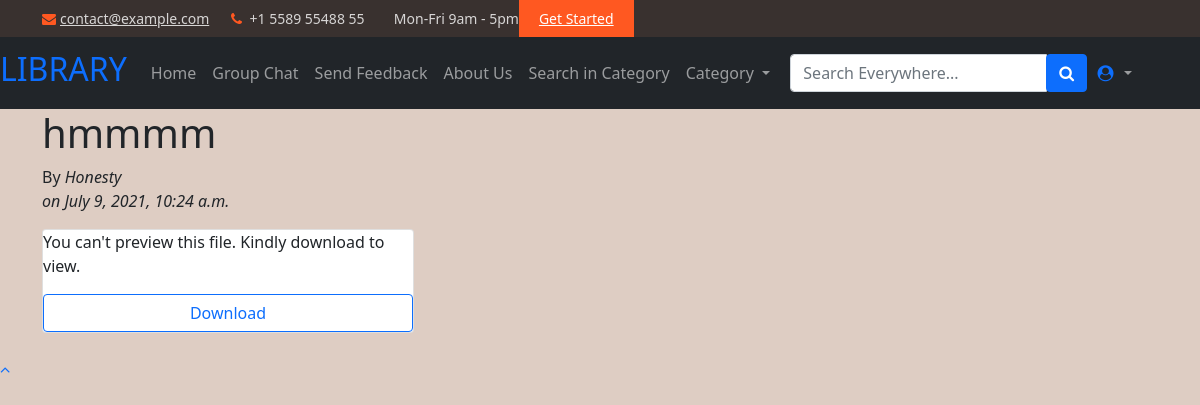
Page /user/hmmmm/ on the committed database.
### library/models.py (models this page shows, shortened)
class Post(models.Model):
    title = models.CharField(max_length=200)
    slug = models.SlugField(max_length=250, unique_for_date='published_date')
    author = models.ForeignKey(get_user_model(), on_delete=models.CASCADE, related_name='library_posts', blank=True, null=True)
    category = models.ForeignKey(Category, on_delete=models.PROTECT, default=1)
    desc = models.CharField(max_length=1000)
    file = models.FileField(upload_to=user_directory_path, null=True, blank=True)
    status = models.CharField(max_length=1, choices=choices, default='p')
    published_date = models.DateTimeField(default=timezone.now)
    def extension(self):
        name, extension = os.path.splitext(self.file.name)
        return extension
    class Meta:
        ordering = ('-published_date',)

### users/models.py (models this page shows)
class CustomUser(AbstractUser):
    is_admin = models.BooleanField(default=False)
    is_publisher = models.BooleanField(default=False)
    is_user = models.BooleanField(default=False)
    email = models.EmailField(_('email address'), unique=True)
    USERNAME_FIELD = 'email'
    REQUIRED_FIELDS = []
    objects = CustomUserManager()
    class Meta:
        swappable = 'AUTH_USER_MODEL'
    def __str__(self):
        return self.username

### library/views.py (the view)
# urls.py: path('user/<slug:slug>/', user_detail, name='user_detail'),
def user_detail(request, slug):
	post = get_object_or_404(Post, slug=slug)
	return render(request, 'library/user/detail.html', {'post': post})

### library/views.py (called while the page is built)
def category_list(request):
    category_list = Category.objects.exclude(name='Default')
    context =  {'category_list': category_list,}
    return context

### library/templates/library/user/detail.html (shortened to what this page needs)
{% extends 'library/user/base.html' %}
  {%  block content %}
<div class="container col-md-12 ml-20">
  <div class="col-12"><h1>{{ post.title }}</h1></a></div>
<div class="col-12"><p>{{ post.dec|safe}}
    By <i>{{ post.author }}</i> <br> <em> on {{ post.published_date }}</em>
    </p>
    <div class="col-md-4">
    <div class="card mb-4 box-shadow">
          {% if post.file %}
            {% if post.extension == '.jpg' or post.extension == '.jpeg' or post.extension == '.png' or post.extension == '.gif' or post.extension == '.webp' %}
              <img src="{{ post.file.url }}" alt="{{ post.title}}"  height="370px">
            {% elif post.extension == '.zip' or post.extension == '.7z' or post.extension == '.doc' or post.extension == '.pdf' or post.extension == '.txt' or post.extension == '.xls' or post.extension == '.csv' %}
              <p>You can't preview this file. Kindly download to view.</p>
            <a href="{{ post.file.url }}" class="btn btn-outline-primary" download>Download</a>
            {% else %}
                <span>File type not recognized</span>
            {% endif %}
          {% else %}
            <span class="text-muted">No content</span>
          {% endif %}
    </div>
    </div>
</div>
</div>
{%  endblock content %}

### library/static/library/css/master.css (style rules this page uses)
html { scroll-behavior: smooth; }

### library/static/library/css/mystyle.css (style rules this page uses)
html,body { background-size: cover; background-repeat: no-repeat; height: 100%; font-family: 'Numans', sans-serif; }

### rows in the picture
Post: title "hmmmm", author "Honesty", published_date "July 9, 2021, 10:24 a.m."
